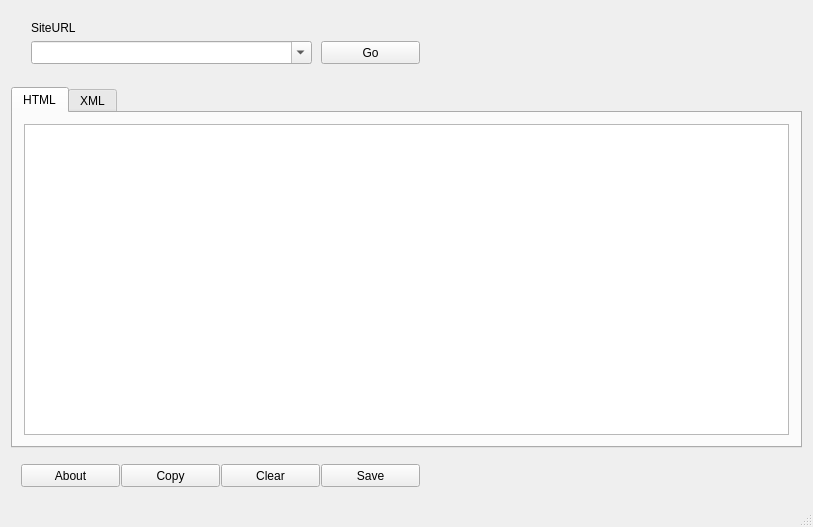
<?xml version="1.0" encoding="UTF-8"?>
<ui version="4.0">
 <class>MainWindow</class>
 <widget class="QMainWindow" name="MainWindow">
  <property name="geometry">
   <rect>
    <x>0</x>
    <y>0</y>
    <width>813</width>
    <height>527</height>
   </rect>
  </property>
  <property name="windowTitle">
   <string>MainWindow</string>
  </property>
  <widget class="QWidget" name="centralWidget">
   <layout class="QVBoxLayout" name="verticalLayout">
    <item>
     <widget class="QWidget" name="widget" native="true">
      <property name="minimumSize">
       <size>
        <width>0</width>
        <height>70</height>
       </size>
      </property>
      <property name="maximumSize">
       <size>
        <width>16777215</width>
        <height>70</height>
       </size>
      </property>
      <widget class="QLabel" name="label">
       <property name="geometry">
        <rect>
         <x>20</x>
         <y>10</y>
         <width>57</width>
         <height>14</height>
        </rect>
       </property>
       <property name="text">
        <string>SiteURL</string>
       </property>
      </widget>
      <widget class="QComboBox" name="textURL">
       <property name="geometry">
        <rect>
         <x>20</x>
         <y>30</y>
         <width>281</width>
         <height>23</height>
        </rect>
       </property>
       <property name="editable">
        <bool>true</bool>
       </property>
      </widget>
      <widget class="QPushButton" name="btnGo">
       <property name="geometry">
        <rect>
         <x>310</x>
         <y>30</y>
         <width>99</width>
         <height>23</height>
        </rect>
       </property>
       <property name="text">
        <string>Go</string>
       </property>
      </widget>
     </widget>
    </item>
    <item>
     <widget class="QTabWidget" name="tabWidget">
      <property name="currentIndex">
       <number>0</number>
      </property>
      <widget class="QWidget" name="tabHTML">
       <attribute name="title">
        <string>HTML</string>
       </attribute>
       <layout class="QGridLayout" name="gridLayout">
        <item row="0" column="0">
         <widget class="QTextBrowser" name="textHTML"/>
        </item>
       </layout>
      </widget>
      <widget class="QWidget" name="tabXML">
       <attribute name="title">
        <string>XML</string>
       </attribute>
       <layout class="QGridLayout" name="gridLayout_2">
        <item row="0" column="0">
         <widget class="QTextBrowser" name="textXML"/>
        </item>
       </layout>
      </widget>
     </widget>
    </item>
    <item>
     <widget class="QWidget" name="widget_2" native="true">
      <property name="minimumSize">
       <size>
        <width>0</width>
        <height>40</height>
       </size>
      </property>
      <property name="maximumSize">
       <size>
        <width>16777215</width>
        <height>40</height>
       </size>
      </property>
      <widget class="QPushButton" name="btnAbout">
       <property name="geometry">
        <rect>
         <x>10</x>
         <y>10</y>
         <width>99</width>
         <height>23</height>
        </rect>
       </property>
       <property name="text">
        <string>About</string>
       </property>
      </widget>
      <widget class="QPushButton" name="btnCopy">
       <property name="geometry">
        <rect>
         <x>110</x>
         <y>10</y>
         <width>99</width>
         <height>23</height>
        </rect>
       </property>
       <property name="text">
        <string>Copy</string>
       </property>
      </widget>
      <widget class="QPushButton" name="btnClear">
       <property name="geometry">
        <rect>
         <x>210</x>
         <y>10</y>
         <width>99</width>
         <height>23</height>
        </rect>
       </property>
       <property name="text">
        <string>Clear</string>
       </property>
      </widget>
      <widget class="QPushButton" name="btnSave">
       <property name="geometry">
        <rect>
         <x>310</x>
         <y>10</y>
         <width>99</width>
         <height>23</height>
        </rect>
       </property>
       <property name="text">
        <string>Save</string>
       </property>
      </widget>
     </widget>
    </item>
   </layout>
  </widget>
  <widget class="QStatusBar" name="statusBar"/>
 </widget>
 <layoutdefault spacing="6" margin="11"/>
 <resources/>
 <connections/>
</ui>
